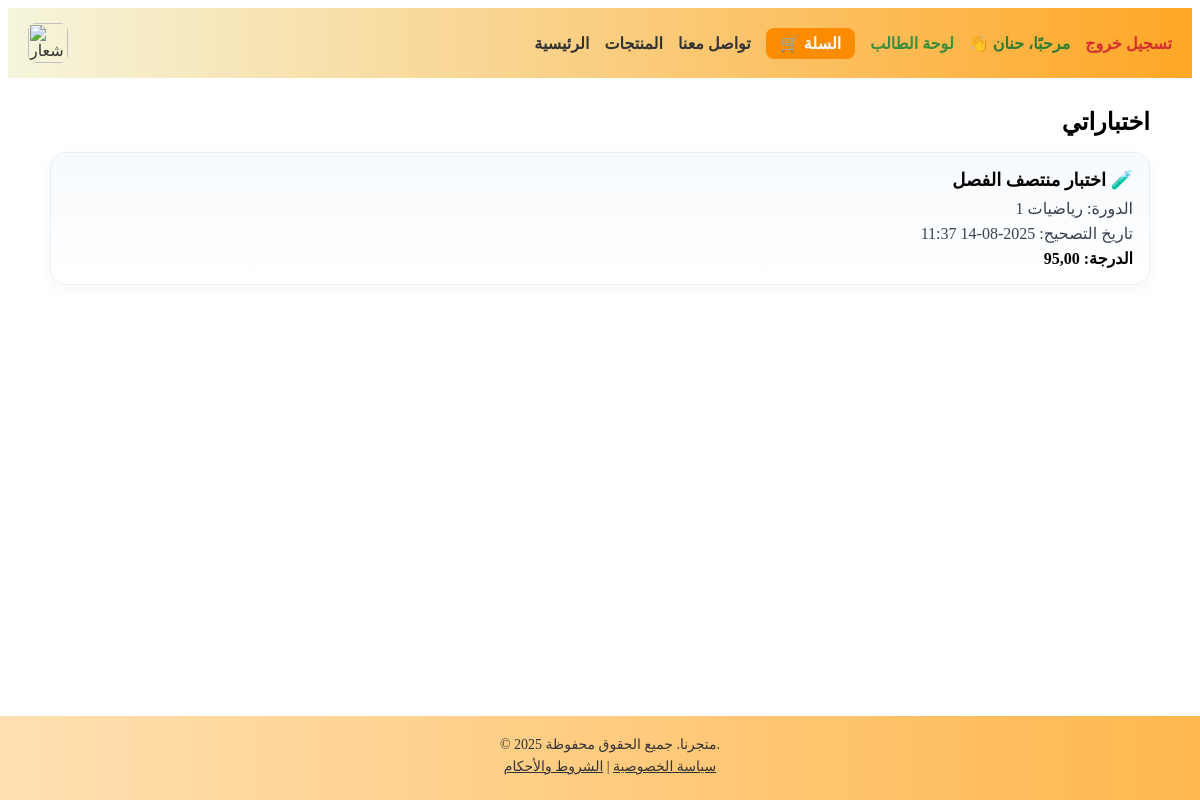
The page /student/exams/ (signed in) on the database its author committed.
### core/models.py (models this page shows, shortened)
class CustomUser(AbstractUser):
    role = models.CharField(
        max_length=10,
        choices=ROLE_CHOICES,
        verbose_name="الدور"
    )
    def is_student(self):
        return self.role == 'student'
    class Meta:
        verbose_name = "مستخدم"
        verbose_name_plural = "المستخدمون"

### students/models.py (models this page shows, shortened)
class ExamResult(models.Model):
    student   = models.ForeignKey(Student, on_delete=models.CASCADE, related_name='exam_results')
    exam      = models.ForeignKey(Exam, on_delete=models.CASCADE, related_name='results')
    score     = models.DecimalField(max_digits=5, decimal_places=2)
    graded_at = models.DateTimeField(default=timezone.now)
    class Meta:
        unique_together = ('student', 'exam')
        ordering = ("-graded_at",)
        indexes = [
            models.Index(fields=["student"]),
            models.Index(fields=["exam"]),
        ]

class Exam(models.Model):
    course = models.ForeignKey(Course, on_delete=models.CASCADE, related_name='exams')
    title  = models.CharField(max_length=200)
    date   = models.DateTimeField()
    class Meta:
        ordering = ("-date",)

class Course(models.Model):
    title = models.CharField(max_length=200)
    slug = models.SlugField(unique=True)
    is_active = models.BooleanField(default=True)
    start_date = models.DateField(null=True, blank=True)
    end_date   = models.DateField(null=True, blank=True)
    duration_days = models.PositiveIntegerField(default=30)
    teams_link = models.URLField(blank=True)
    class Meta:
        ordering = ("title",)

### students/permissions.py (the view)
    @login_required
    def _wrapped(request, *args, **kwargs):
        if getattr(request.user, "role", None) != "student":
            raise PermissionDenied("غير مصرح")
        return view_func(request, *args, **kwargs)

### students/permissions.py (called while the page is built)
def student_required(view_func):
    @login_required
    def _wrapped(request, *args, **kwargs):
        if getattr(request.user, "role", None) != "student":
            raise PermissionDenied("غير مصرح")
        return view_func(request, *args, **kwargs)
    return _wrapped

### students/views.py (called while the page is built)
def _get_student(request) -> Student:
    student, _ = Student.objects.get_or_create(user=request.user)
    return student

@student_required
@require_http_methods(["GET"])
def my_exams(request):
    s = _get_student(request)
    results = (
        ExamResult.objects
        .select_related("exam", "exam__course")
        .filter(student=s)
        .order_by("-graded_at")
    )
    return render(request, "students/my_exams.html", {"student": s, "results": results})

### templates/students/my_exams.html
{% include "header.html" %}
<div class="wrapper" style="max-width:1100px;margin:0 auto;padding:30px 16px;" dir="rtl">
  <h2 style="margin:0 0 16px 0;">اختباراتي</h2>
  {% if results %}
    <div style="display:grid;grid-template-columns:repeat(auto-fit,minmax(260px,1fr));gap:16px;">
      {% for r in results %}
        <article style="background:linear-gradient(180deg,#f7fafd,#ffffff);border:1px solid #e7eef5;border-radius:16px;padding:16px;box-shadow:0 4px 16px rgba(0,0,0,.04);">
          <h3 style="margin:0 0 8px 0;font-size:18px;">🧪 {{ r.exam.title }}</h3>
          <div style="color:#374151;margin-bottom:6px;">الدورة: {{ r.exam.course.title }}</div>
          <div style="color:#374151;margin-bottom:6px;">تاريخ التصحيح: {{ r.graded_at|date:"Y-m-d H:i" }}</div>
          <div style="font-size:16px;font-weight:600;">الدرجة: {{ r.score }}</div>
        </article>
      {% endfor %}
    </div>
  {% else %}
    <div style="background:#fff;border:1px dashed #d1d5db;border-radius:12px;padding:20px;color:#6b7280;">
      لا توجد نتائج اختبارات حتى الآن.
    </div>
  {% endif %}
</div>
{% include "footer.html" %}

### templates/header.html (shortened to what this page needs)
{% load static %}
<header style="background: linear-gradient(to right, #f5f5dc, #ffa726); padding: 15px 20px; color: #333;">
  <div style="display: flex; justify-content: space-between; align-items: center; flex-wrap: wrap;">
    <div style="display: flex; align-items: center;">
      <img src="https://res.cloudinary.com/dlql12ycp/image/upload/v1754102032/logo_dexumq.png"
           alt="شعار الموقع"
           style="height: 40px; border-radius: 8px; object-fit: contain;">
    </div>
    <nav id="main-nav" style="display: flex; gap: 15px; align-items: center; flex-wrap: wrap;">
      <a href="/" style="text-decoration: none; color: #333; font-weight: bold;">الرئيسية</a>
      <a href="/products/" style="text-decoration: none; color: #333; font-weight: bold;">المنتجات</a>
      <a href="/contact/" style="text-decoration: none; color: #333; font-weight: bold;">تواصل معنا</a>
      <a href="/cart/"
         style="text-decoration: none; background-color: #fb8c00; color: white; padding: 6px 14px; border-radius: 8px; font-weight: bold;">
         🛒 السلة
      </a>
      {% if user.is_authenticated %}
        {% if user.is_student %}
          <a href="/student/dashboard/" style="text-decoration: none; color: #388e3c; font-weight: bold;">لوحة الطالب</a>
        {% elif user.is_teacher %}
          <a href="/teacher/dashboard/" style="text-decoration: none; color: #1976d2; font-weight: bold;">لوحة المعلم</a>
        {% endif %}
        <span style="font-weight: bold; color: #2e7d32;">👋 مرحبًا، {{ user.get_full_name|default:user.username }}</span>
        <a href="/logout/" style="text-decoration: none; color: #d32f2f; font-weight: bold;">تسجيل خروج</a>
      {% else %}
        <a href="/login/" style="text-decoration: none; color: #333; font-weight: bold;">تسجيل دخول</a>
        <a href="/register/" style="text-decoration: none; color: #333; font-weight: bold;">إنشاء حساب</a>
      {% endif %}
    </nav>
  </div>
</header>

### rows shown on the page
CustomUser: get_full_name "حنان"
ExamResult: exam "اختبار منتصف الفصل", exam.course "رياضيات 1", graded_at "2025-08-14 11:37", score "95,00"
